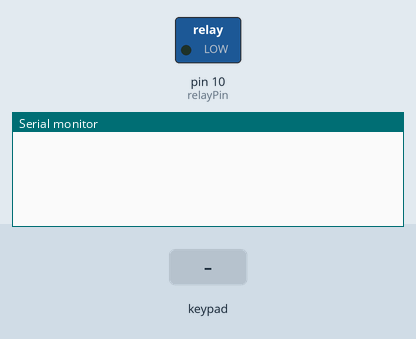
A sketch run on a simulated Arduino Uno, built with avr-gcc and run on an emulated ATmega328P. On the bench: switched loads named in the sketch (green lamp = pin HIGH), the last lines printed to the serial monitor. The test bench sets the inputs (shaded band).

Above: at 1.2 s.
1.3 s: key '1' pressed
At 2.1 s:
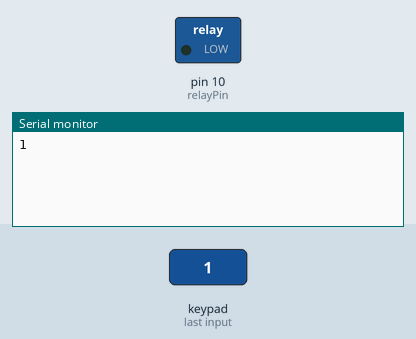
2.8 s: keypad keys A B C 1 2 3 pressed 0.4 s apart
At 3.06 s:
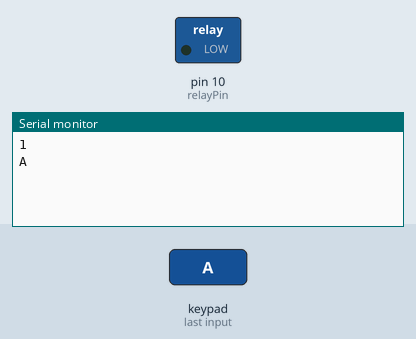
6.7 s: key '*' pressed
At 7.4 s:
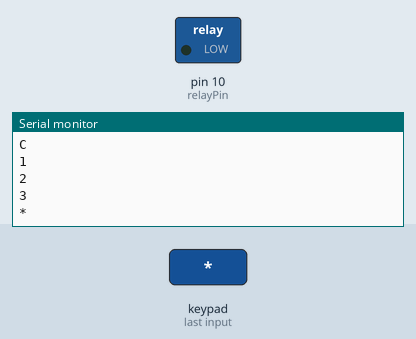
8.2 s: keypad keys A B C 1 2 3 # pressed 0.4 s apart
At 11.6 s:
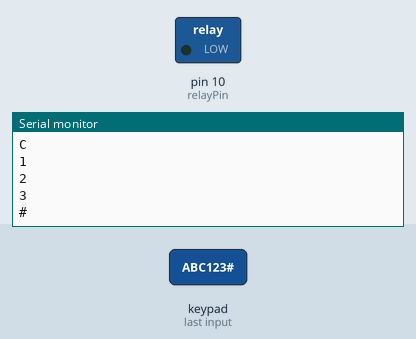
12.5 s: key 'D' pressed
At 14.0 s:
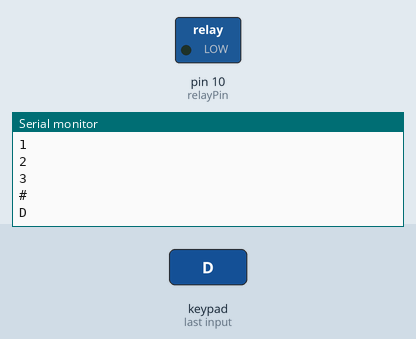
Timing chart, 0 to 15.0 s (numbered marks = the images above; inputs shaded):
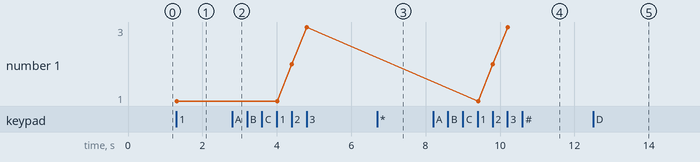

The sketch:

kaypadSerialMon.ino
```cpp
#include <Keypad.h>

const byte ROWS = 4; //four rows
const byte COLS = 4; //three columns
char keys[ROWS][COLS] = {
  {'1','2','3','A'},
  {'4','5','6','B'},
  {'7','8','9','C'},
  {'*','0','#','D'}
};
byte rowPins[ROWS] = {9, 8, 7, 6}; //connect to the row pinouts of the keypad
byte colPins[COLS] = {5, 4, 3, 2}; //connect to the column pinouts of the keypad

Keypad keypad = Keypad( makeKeymap(keys), rowPins, colPins, ROWS, COLS );
int relayPin = 10 ;
char passCodeValue = "ABC123";

void setup(){
  Serial.begin(9600);
  pinMode(relayPin, OUTPUT);

}

void loop(){
  char key = keypad.getKey();

  if (key != NO_KEY){
    Serial.println(key);
    if(key==passCodeValue){
      //
      digitalWrite(relayPin, HIGH); // lock Opens

      }
      else {

        digitalWrite(relayPin, LOW); // lock remains open

        }
  }
}
```

Measured:
- after the input at 1.3 s, the serial monitor: prints a new line at once (image 1)
- after the input at 2.8 s, the serial monitor: prints a new line at once (image 2)
- after the input at 6.7 s, the serial monitor: prints a new line at once (image 3)
- after the input at 8.2 s, the serial monitor: prints a new line at once (image 4)
- after the input at 12.5 s, the serial monitor: prints a new line at once (image 5)
- plotted number 1: 1 → 3 after the input at 2.8 s
